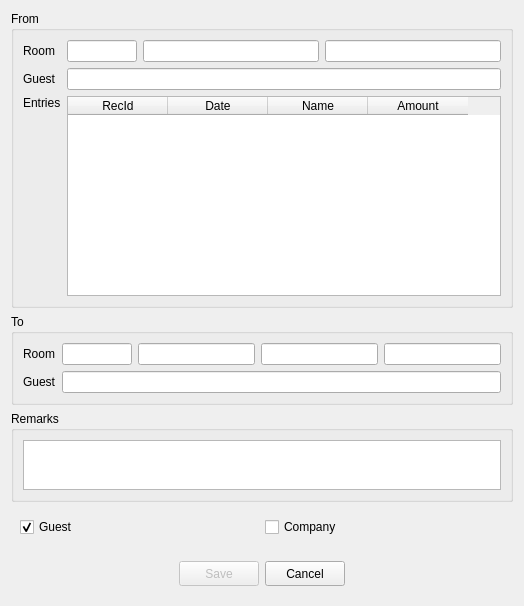
<?xml version="1.0" encoding="UTF-8"?>
<ui version="4.0">
 <class>DlgTransfer</class>
 <widget class="QDialog" name="DlgTransfer">
  <property name="geometry">
   <rect>
    <x>0</x>
    <y>0</y>
    <width>524</width>
    <height>567</height>
   </rect>
  </property>
  <property name="windowTitle">
   <string>Transfer</string>
  </property>
  <layout class="QVBoxLayout" name="verticalLayout">
   <item>
    <widget class="QGroupBox" name="groupBox">
     <property name="title">
      <string>From</string>
     </property>
     <layout class="QGridLayout" name="gridLayout_2">
      <item row="0" column="0">
       <widget class="QLabel" name="label">
        <property name="text">
         <string>Room</string>
        </property>
       </widget>
      </item>
      <item row="1" column="0">
       <widget class="QLabel" name="label_2">
        <property name="text">
         <string>Guest</string>
        </property>
       </widget>
      </item>
      <item row="1" column="1" colspan="3">
       <widget class="EQLineEdit" name="leGuestFrom">
        <property name="readOnly">
         <bool>true</bool>
        </property>
       </widget>
      </item>
      <item row="0" column="3">
       <widget class="EQLineEdit" name="leRoomNameFrom">
        <property name="readOnly">
         <bool>true</bool>
        </property>
       </widget>
      </item>
      <item row="0" column="1">
       <widget class="EQLineEdit" name="leRoomCodeFrom">
        <property name="maximumSize">
         <size>
          <width>70</width>
          <height>16777215</height>
         </size>
        </property>
       </widget>
      </item>
      <item row="2" column="0">
       <widget class="QLabel" name="label_3">
        <property name="text">
         <string>Entries</string>
        </property>
        <property name="alignment">
         <set>Qt::AlignLeading|Qt::AlignLeft|Qt::AlignTop</set>
        </property>
       </widget>
      </item>
      <item row="2" column="1" colspan="3">
       <widget class="QTableWidget" name="tblData">
        <property name="minimumSize">
         <size>
          <width>0</width>
          <height>200</height>
         </size>
        </property>
        <property name="maximumSize">
         <size>
          <width>16777215</width>
          <height>200</height>
         </size>
        </property>
        <property name="horizontalScrollBarPolicy">
         <enum>Qt::ScrollBarAlwaysOff</enum>
        </property>
        <property name="editTriggers">
         <set>QAbstractItemView::NoEditTriggers</set>
        </property>
        <property name="selectionMode">
         <enum>QAbstractItemView::NoSelection</enum>
        </property>
        <column>
         <property name="text">
          <string>RecId</string>
         </property>
        </column>
        <column>
         <property name="text">
          <string>Date</string>
         </property>
        </column>
        <column>
         <property name="text">
          <string>Name</string>
         </property>
        </column>
        <column>
         <property name="text">
          <string>Amount</string>
         </property>
        </column>
       </widget>
      </item>
      <item row="0" column="2">
       <widget class="EQLineEdit" name="leInvoiceFrom"/>
      </item>
     </layout>
    </widget>
   </item>
   <item>
    <widget class="QGroupBox" name="groupBox_2">
     <property name="title">
      <string>To</string>
     </property>
     <layout class="QGridLayout" name="gridLayout">
      <item row="0" column="3">
       <widget class="EQLineEdit" name="leRoomNameTo">
        <property name="readOnly">
         <bool>true</bool>
        </property>
       </widget>
      </item>
      <item row="0" column="0">
       <widget class="QLabel" name="label_4">
        <property name="text">
         <string>Room</string>
        </property>
       </widget>
      </item>
      <item row="1" column="0">
       <widget class="QLabel" name="label_5">
        <property name="text">
         <string>Guest</string>
        </property>
       </widget>
      </item>
      <item row="0" column="1">
       <widget class="EQLineEdit" name="leRoomCodeTo">
        <property name="maximumSize">
         <size>
          <width>70</width>
          <height>16777215</height>
         </size>
        </property>
        <property name="ShowButton" stdset="0">
         <bool>true</bool>
        </property>
       </widget>
      </item>
      <item row="0" column="2">
       <widget class="EQLineEdit" name="leInvoiceTo"/>
      </item>
      <item row="0" column="4">
       <widget class="EQLineEdit" name="leReserveTo"/>
      </item>
      <item row="1" column="1" colspan="4">
       <widget class="EQLineEdit" name="leGuestTo">
        <property name="readOnly">
         <bool>true</bool>
        </property>
       </widget>
      </item>
     </layout>
    </widget>
   </item>
   <item>
    <widget class="QGroupBox" name="groupBox_3">
     <property name="title">
      <string>Remarks</string>
     </property>
     <layout class="QVBoxLayout" name="verticalLayout_2">
      <item>
       <widget class="EQTextEdit" name="teRemark">
        <property name="minimumSize">
         <size>
          <width>0</width>
          <height>50</height>
         </size>
        </property>
        <property name="maximumSize">
         <size>
          <width>16777215</width>
          <height>50</height>
         </size>
        </property>
       </widget>
      </item>
     </layout>
    </widget>
   </item>
   <item>
    <widget class="QWidget" name="widget_2" native="true">
     <layout class="QHBoxLayout" name="horizontalLayout_3">
      <item>
       <widget class="EQCheckBox" name="chGuest">
        <property name="text">
         <string>Guest</string>
        </property>
        <property name="checked">
         <bool>true</bool>
        </property>
       </widget>
      </item>
      <item>
       <widget class="EQCheckBox" name="chCompany">
        <property name="text">
         <string>Company</string>
        </property>
       </widget>
      </item>
     </layout>
    </widget>
   </item>
   <item>
    <widget class="QWidget" name="widget" native="true">
     <property name="sizePolicy">
      <sizepolicy hsizetype="Expanding" vsizetype="Expanding">
       <horstretch>0</horstretch>
       <verstretch>0</verstretch>
      </sizepolicy>
     </property>
     <property name="minimumSize">
      <size>
       <width>0</width>
       <height>0</height>
      </size>
     </property>
     <layout class="QHBoxLayout" name="horizontalLayout">
      <item>
       <spacer name="horizontalSpacer">
        <property name="orientation">
         <enum>Qt::Horizontal</enum>
        </property>
        <property name="sizeHint" stdset="0">
         <size>
          <width>66</width>
          <height>20</height>
         </size>
        </property>
       </spacer>
      </item>
      <item>
       <widget class="QPushButton" name="btnOk">
        <property name="enabled">
         <bool>false</bool>
        </property>
        <property name="minimumSize">
         <size>
          <width>0</width>
          <height>25</height>
         </size>
        </property>
        <property name="text">
         <string>Save</string>
        </property>
       </widget>
      </item>
      <item>
       <widget class="QPushButton" name="btnCancel">
        <property name="minimumSize">
         <size>
          <width>0</width>
          <height>25</height>
         </size>
        </property>
        <property name="text">
         <string>Cancel</string>
        </property>
       </widget>
      </item>
      <item>
       <spacer name="horizontalSpacer_2">
        <property name="orientation">
         <enum>Qt::Horizontal</enum>
        </property>
        <property name="sizeHint" stdset="0">
         <size>
          <width>66</width>
          <height>20</height>
         </size>
        </property>
       </spacer>
      </item>
     </layout>
    </widget>
   </item>
  </layout>
 </widget>
 <customwidgets>
  <customwidget>
   <class>EQCheckBox</class>
   <extends>QCheckBox</extends>
   <header location="global">eqcheckbox.h</header>
  </customwidget>
  <customwidget>
   <class>EQLineEdit</class>
   <extends>QLineEdit</extends>
   <header location="global">eqlineedit.h</header>
   <slots>
    <signal>customButtonClicked(bool)</signal>
   </slots>
  </customwidget>
  <customwidget>
   <class>EQTextEdit</class>
   <extends>QTextEdit</extends>
   <header location="global">eqtextedit.h</header>
  </customwidget>
 </customwidgets>
 <resources/>
 <connections/>
</ui>
